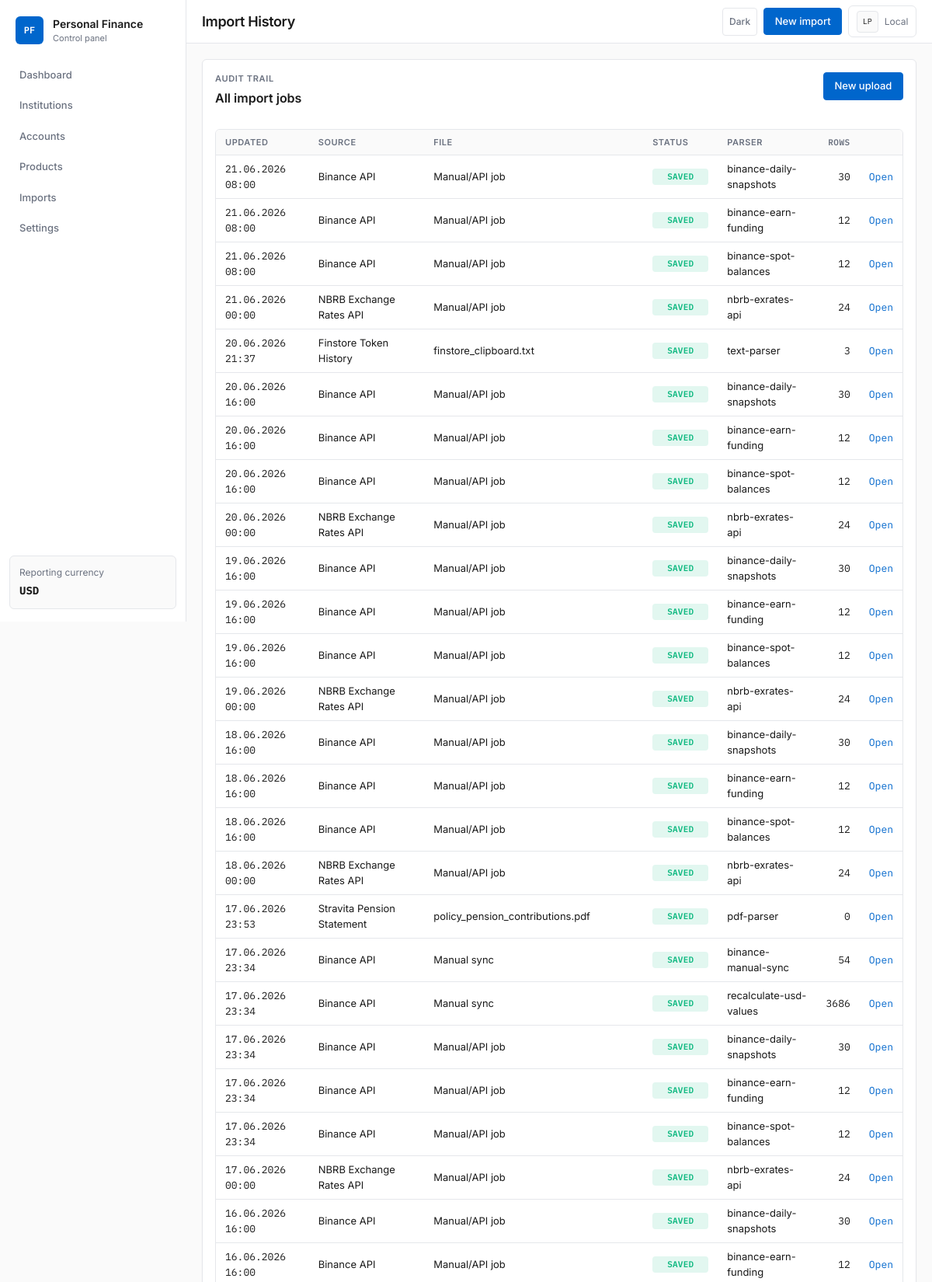
/imports/history/ (upper part), run on the app's committed database.
### apps/imports/models.py (models this page shows, shortened)
class ImportJob(TimeStampedModel):
	class Status(models.TextChoices):
		PENDING = 'pending', 'Pending'
		PARSING = 'parsing', 'Parsing'
		VALIDATED = 'validated', 'Validated'
		SAVED = 'saved', 'Saved'
		FAILED = 'failed', 'Failed'
	source = models.ForeignKey(ImportSource, on_delete=models.CASCADE, related_name='jobs')
	institution = models.ForeignKey('institutions.FinancialInstitution', null=True, blank=True, on_delete=models.SET_NULL, related_name='import_jobs')
	status = models.CharField(max_length=16, choices=Status.choices, default=Status.PENDING)
	file_type = models.CharField(max_length=16, blank=True)
	parser_name = models.CharField(max_length=128, blank=True)
	original_filename = models.CharField(max_length=255, blank=True)
	idempotency_key = models.CharField(max_length=128)
	rows_detected = models.PositiveIntegerField(default=0)
	records_created = models.PositiveIntegerField(default=0)
	details = models.JSONField(default=dict, blank=True)
	error_message = models.TextField(blank=True)
	started_at = models.DateTimeField(null=True, blank=True)
	finished_at = models.DateTimeField(null=True, blank=True)
	class Meta:
		ordering = ['-created_at']
		constraints = [
			models.UniqueConstraint(fields=['source', 'idempotency_key'], name='unique_import_job_per_source_key'),
		]
	def display_activity_at(self):
		annotated = getattr(self, 'last_activity_at', None)
		if annotated is not None:
			return annotated
		return self.finished_at or self.updated_at or self.created_at

class ImportSource(TimeStampedModel):
	class SourceType(models.TextChoices):
		API = 'api', 'API'
		PDF = 'pdf', 'PDF'
		XLS = 'xls', 'XLS/XLSX'
		MANUAL = 'manual', 'Manual'
	institution = models.ForeignKey('institutions.FinancialInstitution', null=True, blank=True, on_delete=models.CASCADE, related_name='import_sources')
	name = models.CharField(max_length=255)
	code = models.CharField(max_length=64, unique=True)
	source_type = models.CharField(max_length=16, choices=SourceType.choices, default=SourceType.MANUAL)
	config = models.JSONField(default=dict, blank=True)
	is_active = models.BooleanField(default=True)
	class Meta:
		ordering = ['name']

### apps/imports/views.py (the view)
# urls.py: path('history/', views.import_history, name='history'),
def import_history(request):
    jobs = recent_import_jobs_queryset()
    context = {'jobs': jobs}
    template_name = 'imports/partials/history_table.html' if request.headers.get('HX-Request') == 'true' else 'imports/history.html'
    return render(request, template_name, context)

### apps/common/dates.py (called while the page is built)
def format_display_datetime(value: date | datetime | None) -> str:
	if value is None:
		return ''
	if isinstance(value, datetime):
		if timezone.is_aware(value):
			value = timezone.localtime(value)
		return value.strftime(DATETIME_DISPLAY_FORMAT)
	if isinstance(value, date):
		return value.strftime(DATE_DISPLAY_FORMAT)
	return str(value)

### apps/core/context_processors.py (called while the page is built)
def project_settings(request):
    return {
        'project_name': 'Personal Finance',
        'reporting_base_currency': settings.REPORTING_BASE_CURRENCY,
    }

### apps/core/templatetags/pf_extras.py (called while the page is built)
@register.filter
def display_datetime(value):
	return format_display_datetime(value)

### apps/imports/services/recent_jobs.py (called while the page is built)
def recent_import_jobs_queryset():
	return (
		ImportJob.objects.select_related('source', 'institution')
		.annotate(last_activity_at=Coalesce('finished_at', 'updated_at', 'created_at'))
		.order_by('-last_activity_at', '-pk')
	)

### templates/imports/history.html (shortened to what this page needs)
{% extends 'core/base.html' %}
{% block page_title %}Import History{% endblock %}
{% block content %}
<section class="panel stack-md">
    <div class="panel-header">
        <div>
            <p class="eyebrow">Audit trail</p>
            <h2>All import jobs</h2>
        </div>
        <a class="button" href="{% url 'imports:upload' %}">New upload</a>
    </div>
    <div id="import-history">
        {% include 'imports/partials/history_table.html' %}
    </div>
</section>
{% endblock %}

### templates/imports/partials/history_table.html
<div class="table-wrap">
    <table class="data-table">
        <thead>
            <tr>
                <th>Updated</th>
                <th>Source</th>
                <th>File</th>
                <th>Status</th>
                <th>Parser</th>
                <th class="text-right">Rows</th>
                <th></th>
            </tr>
        </thead>
        <tbody>
            {% for job in jobs %}
                <tr{% if highlight_job_ids and job.pk in highlight_job_ids %} class="is-recent-sync"{% endif %}>
                    <td class="font-mono">{{ job.display_activity_at|display_datetime }}</td>
                    <td>{{ job.source.name }}</td>
                    <td>{{ job.original_filename|default:'Manual/API job' }}</td>
                    <td><span class="status-chip status-{{ job.status }}">{{ job.get_status_display }}</span></td>
                    <td>{{ job.parser_name|default:'-' }}</td>
                    <td class="text-right font-mono">{{ job.rows_detected }}</td>
                    <td class="text-right"><a href="{% url 'imports:detail' job.pk %}">Open</a></td>
                </tr>
            {% empty %}
                <tr>
                    <td colspan="7" class="empty-state">No import jobs found.</td>
                </tr>
            {% endfor %}
        </tbody>
    </table>
</div>

### static/css/app.css (style rules this page uses)
:root { --font-ui: 'Inter', system-ui, -apple-system, 'Segoe UI', sans-serif; --font-mono: 'IBM Plex Mono', 'Consolas', monospace; --bg: #fafafa; --surface: #ffffff; --border: #e5e7eb; --border-strong: #d1d5db; --text: #1a1a1a; --text-secondary: #6b7280; --text-muted: #9ca3af; --accent: #0066cc; --accent-hover: #0052a3; --accent-soft: rgba(0, 102, 204, 0.08); --success: #10b981; --success-soft: rgba(16, 185, 129, 0.12); --warning: #f59e0b; --warning-soft: rgba(245, 158, 11, 0.12); --danger: #ef4444; --danger-soft: rgba(239, 68, 68, 0.12); --sidebar-width: 240px; --topbar-height: 56px; --radius-sm: 4px; --radius: 6px; --shadow-sm: 0 1px 2px rgba(0, 0, 0, 0.04); --grid-gap: 12px; --content-padding: 20px; --institution-logo-bg: #f3f4f6; }
*, *::before, *::after { box-sizing: border-box; }
html { -webkit-font-smoothing: antialiased; }
body { margin: 0; font-family: var(--font-ui); font-size: 14px; line-height: 1.5; background: var(--bg); color: var(--text); }
.font-mono, .metric-value, .num, th.text-right, td.text-right, .status-chip, .sidebar-note strong, .hero-value, table.data-table td:first-child.font-mono { font-family: var(--font-mono); font-variant-numeric: tabular-nums; }
a { color: var(--accent); text-decoration: none; }
p, h1, h2, h3 { margin-top: 0; }
h2 { font-size: 1rem; font-weight: 600; margin-bottom: 0.25rem; }
.eyebrow { font-size: 0.6875rem; font-weight: 600; letter-spacing: 0.06em; text-transform: uppercase; color: var(--text-secondary); margin-bottom: 0.25rem; }
.stack-lg, .stack-md, .messages { display: grid; gap: var(--grid-gap); }
.panel, .metric-card, .note-card, .hero-card { background: var(--surface); border: 1px solid var(--border); border-radius: var(--radius); box-shadow: var(--shadow-sm); }
.panel, .note-card { padding: 1rem; }
.panel-header { display: flex; align-items: flex-start; justify-content: space-between; gap: 1rem; margin-bottom: 0.75rem; }
.panel-header a { font-size: 0.8125rem; white-space: nowrap; }
.table-wrap { overflow-x: auto; border: 1px solid var(--border); border-radius: var(--radius); }
table, .data-table { width: 100%; border-collapse: collapse; font-size: 0.8125rem; }
th, td { padding: 0.5rem 0.75rem; border-bottom: 1px solid var(--border); text-align: left; vertical-align: middle; }
thead th { background: var(--bg); color: var(--text-secondary); font-size: 0.6875rem; font-weight: 600; letter-spacing: 0.05em; text-transform: uppercase; white-space: nowrap; }
.text-right { text-align: right; }
.button { display: inline-flex; align-items: center; justify-content: center; gap: 0.35rem; padding: 0.45rem 0.85rem; border-radius: var(--radius-sm); border: 1px solid var(--accent); background: var(--accent); color: #fff; font-size: 0.8125rem; font-weight: 500; width: auto; text-decoration: none; }
.status-chip { display: inline-flex; align-items: center; justify-content: center; min-width: 72px; padding: 0.15rem 0.45rem; border-radius: var(--radius-sm); font-size: 0.6875rem; font-weight: 600; letter-spacing: 0.02em; text-transform: uppercase; }
.status-saved { background: var(--success-soft); color: var(--success); }

### data on the page
ImportJob: display_activity_at|display_datetime "21.06.2026 08:00", source.name "Binance API", original_filename "Manual/API job", status "SAVED", parser_name "binance-daily-snapshots", rows_detected "30"
ImportJob: display_activity_at|display_datetime "21.06.2026 08:00", source.name "Binance API", original_filename "Manual/API job", status "SAVED", parser_name "binance-earn-funding", rows_detected "12"
ImportJob: display_activity_at|display_datetime "21.06.2026 08:00", source.name "Binance API", original_filename "Manual/API job", status "SAVED", parser_name "binance-spot-balances", rows_detected "12"
ImportJob: display_activity_at|display_datetime "21.06.2026 00:00", source.name "NBRB Exchange Rates API", original_filename "Manual/API job", status "SAVED", parser_name "nbrb-exrates-api", rows_detected "24"
ImportJob: display_activity_at|display_datetime "20.06.2026 21:37", source.name "Finstore Token History", original_filename "finstore_clipboard.txt", status "SAVED", parser_name "text-parser", rows_detected "3"
ImportJob: display_activity_at|display_datetime "20.06.2026 16:00", source.name "Binance API", original_filename "Manual/API job", status "SAVED", parser_name "binance-daily-snapshots", rows_detected "30"
ImportJob: display_activity_at|display_datetime "20.06.2026 16:00", source.name "Binance API", original_filename "Manual/API job", status "SAVED", parser_name "binance-earn-funding", rows_detected "12"
ImportJob: display_activity_at|display_datetime "20.06.2026 16:00", source.name "Binance API", original_filename "Manual/API job", status "SAVED", parser_name "binance-spot-balances", rows_detected "12"
ImportJob: display_activity_at|display_datetime "20.06.2026 00:00", source.name "NBRB Exchange Rates API", original_filename "Manual/API job", status "SAVED", parser_name "nbrb-exrates-api", rows_detected "24"
ImportJob: display_activity_at|display_datetime "19.06.2026 16:00", source.name "Binance API", original_filename "Manual/API job", status "SAVED", parser_name "binance-daily-snapshots", rows_detected "30"
ImportJob: display_activity_at|display_datetime "19.06.2026 16:00", source.name "Binance API", original_filename "Manual/API job", status "SAVED", parser_name "binance-earn-funding", rows_detected "12"
ImportJob: display_activity_at|display_datetime "19.06.2026 16:00", source.name "Binance API", original_filename "Manual/API job", status "SAVED", parser_name "binance-spot-balances", rows_detected "12"
ImportJob: display_activity_at|display_datetime "19.06.2026 00:00", source.name "NBRB Exchange Rates API", original_filename "Manual/API job", status "SAVED", parser_name "nbrb-exrates-api", rows_detected "24"
ImportJob: display_activity_at|display_datetime "18.06.2026 16:00", source.name "Binance API", original_filename "Manual/API job", status "SAVED", parser_name "binance-daily-snapshots", rows_detected "30"
ImportJob: display_activity_at|display_datetime "18.06.2026 16:00", source.name "Binance API", original_filename "Manual/API job", status "SAVED", parser_name "binance-earn-funding", rows_detected "12"
ImportJob: display_activity_at|display_datetime "18.06.2026 16:00", source.name "Binance API", original_filename "Manual/API job", status "SAVED", parser_name "binance-spot-balances", rows_detected "12"
ImportJob: display_activity_at|display_datetime "18.06.2026 00:00", source.name "NBRB Exchange Rates API", original_filename "Manual/API job", status "SAVED", parser_name "nbrb-exrates-api", rows_detected "24"
ImportJob: display_activity_at|display_datetime "17.06.2026 23:53", source.name "Stravita Pension Statement", original_filename "policy_pension_contributions.pdf", status "SAVED", parser_name "pdf-parser", rows_detected "0"
ImportJob: display_activity_at|display_datetime "17.06.2026 23:34", source.name "Binance API", original_filename "Manual sync", status "SAVED", parser_name "binance-manual-sync", rows_detected "54"
ImportJob: display_activity_at|display_datetime "17.06.2026 23:34", source.name "Binance API", original_filename "Manual sync", status "SAVED", parser_name "recalculate-usd-values", rows_detected "3686"
ImportJob: display_activity_at|display_datetime "17.06.2026 23:34", source.name "Binance API", original_filename "Manual/API job", status "SAVED", parser_name "binance-daily-snapshots", rows_detected "30"
ImportJob: display_activity_at|display_datetime "17.06.2026 23:34", source.name "Binance API", original_filename "Manual/API job", status "SAVED", parser_name "binance-earn-funding", rows_detected "12"
ImportJob: display_activity_at|display_datetime "17.06.2026 23:34", source.name "Binance API", original_filename "Manual/API job", status "SAVED", parser_name "binance-spot-balances", rows_detected "12"
ImportJob: display_activity_at|display_datetime "17.06.2026 00:00", source.name "NBRB Exchange Rates API", original_filename "Manual/API job", status "SAVED", parser_name "nbrb-exrates-api", rows_detected "24"
ImportJob: display_activity_at|display_datetime "16.06.2026 16:00", source.name "Binance API", original_filename "Manual/API job", status "SAVED", parser_name "binance-daily-snapshots", rows_detected "30"
ImportJob: display_activity_at|display_datetime "16.06.2026 16:00", source.name "Binance API", original_filename "Manual/API job", status "SAVED", parser_name "binance-earn-funding", rows_detected "12"

### other printed values
{{ reporting_base_currency }} "USD"
